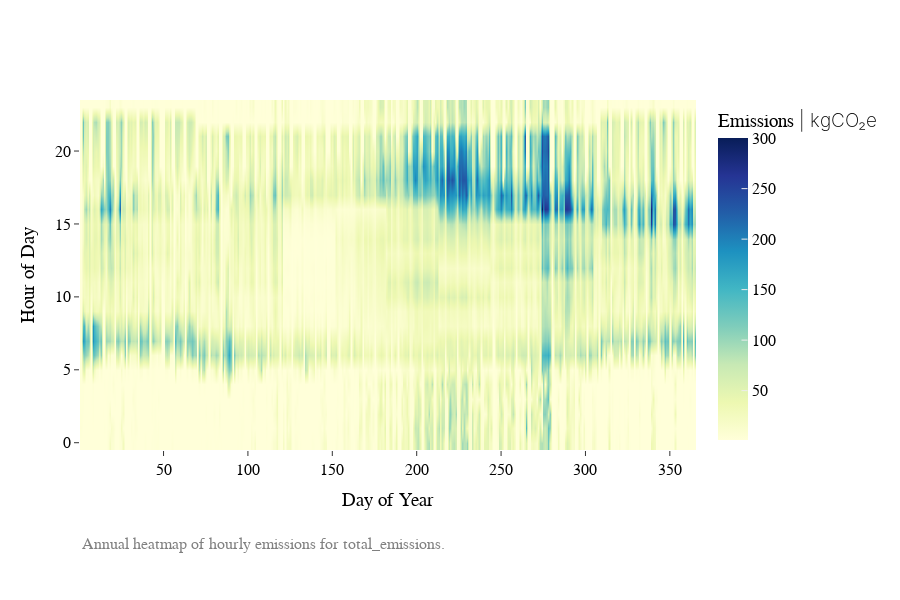

The notebook cell saved with this chart:
### Code cell
from src.visuals import plot_emissions_heatmap

df = source_energy.copy()

equipment_scenarios = "eq_scenario_1"
emission_scenarios = "em_scenario_a"

plot_emissions_heatmap(df, equipment_scenarios, emission_scenarios, unit_mode="SI", emission_type="total_emissions")

### Figure 1 — Plotly figure (JSON) as saved in the notebook; plotly's stock layout.template omitted (floating-point values rounded to 4 significant figures; data arrays with more than 128 entries replaced by an {"elided": "..."} marker saying what was removed)
{"data": [{"colorbar": {"title": {"text": "Emissions <span style=\"font-weight:200\">| kgCO₂e</span>"}}, "colorscale": [[0, "rgb(255,255,217)"], [0.125, "rgb(237,248,177)"], [0.25, "rgb(199,233,180)"], [0.375, "rgb(127,205,187)"], [0.5, "rgb(65,182,196)"], [0.625, "rgb(29,145,192)"], [0.75, "rgb(34,94,168)"], [0.875, "rgb(37,52,148)"], [1, "rgb(8,29,88)"]], "hovertemplate": "Day of Year: %{x}<br>Hour: %{y}<br>Emissions: %{z:.2f} kg CO₂<extra></extra>", "type": "heatmap", "x": {"elided": "365 int values"}, "y": [0, 1, 2, 3, 4, 5, 6, 7, 8, 9, 10, 11, 12, 13, 14, 15, 16, 17, 18, 19, 20, 21, 22, 23], "z": {"elided": "24x365 float values"}, "zmin": 0, "zsmooth": "best"}], "layout": {"annotations": [{"align": "center", "font": {"color": "gray", "size": 16}, "showarrow": false, "text": "Annual heatmap of hourly emissions for total_emissions.", "x": 0, "xref": "paper", "y": -0.3, "yref": "paper"}], "font": {"size": 16}, "height": 600, "margin": {"b": 150}, "title": {"font": {"size": 14}}, "xaxis": {"title": {"text": "Day of Year"}}, "yaxis": {"title": {"text": "Hour of Day"}}}}
